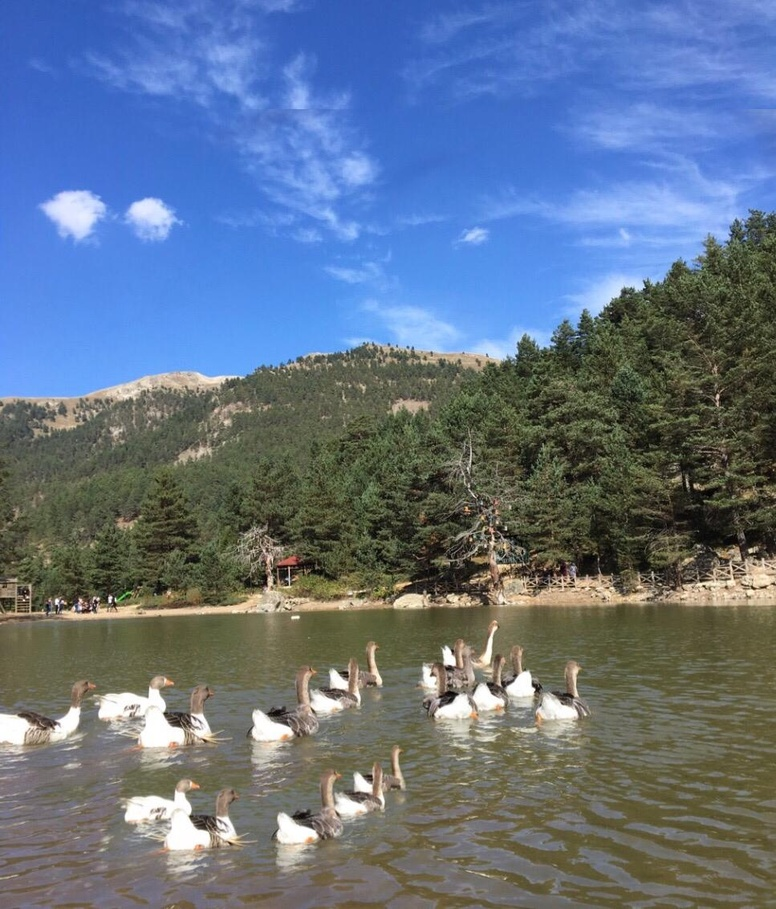
#> input picture Test-Images/1.jpeg, 776 x 909 px, shrunk from 967 x 1132 before the run
$ python -i JLINKAGE.py   (imports and definitions only)
#> lines starting #> are read from the running program, lines starting #| are printed output that depends on the picture
import numpy as np
import cv2
import matplotlib.pyplot as plt
import os

from scipy.spatial.distance import pdist, squareform
from scipy.cluster.hierarchy import linkage, fcluster

def JLINKAGE_SIFT(
    filename,
    methods="JLINKAGE",
    ratio_thresh=0.6,      # Lowe或类似g2NN匹配中的比例阈值
    dist_thresh=10,        # 排除过近(自匹配)的距离阈值
    num_hypotheses=500,    # 生成的随机仿射变换模型数量（论文第3.2节：m=500）
    inlier_thresh=5.0,     # 判断匹配对是否为某模型inlier时使用的空间距离阈值
    min_cluster_pts=7,     # 过滤真正可信的变换所需的最少匹配对数 (论文中 N)
    plotimg=False,
    saveimg=False
):
    """
    复现论文中J-Linkage聚类检测拷贝粘贴的主要逻辑，输出值和HAC_SIFT等接口保持相似:
    - return: (countTrasfGeom, inliers_src_points, inliers_dst_points)

    参数:
        filename          : 输入图像文件路径
        methods           : 用于在保存可视化结果时区分文件夹名
        ratio_thresh      : 匹配时的"第二近邻比率"阈值
        dist_thresh       : 排除几乎是同一点(自匹配)的距离
        num_hypotheses    : 生成随机仿射变换模型的数量，对应论文3.2节随机采样
        inlier_thresh     : 判断某对匹配为该模型 inlier 的阈值(像素坐标距离)
        min_cluster_pts   : 论文中所说"N"值，足够多匹配点才认为是一个可信的克隆关系
        plotimg, saveimg  : 是否进行可视化展示
    """
#> called with filename = '../Test-Images/1.jpeg', methods = 'JLINKAGE', ratio_thresh = 0.6, dist_thresh = 10, num_hypotheses = 500, inlier_thresh = 5, min_cluster_pts = 7, plotimg = False

    # ========== 第3.1节：SIFT特征提取与关键点匹配 ========== (论文中先用SIFT找关键点与描述符)
    image = cv2.imread(filename)
#> image is the input picture: shape (909, 776, 3); mean B, G, R 135.1, 114.5, 98.5
    if image is None:
        print(f"无法读取图像: {filename}")
        return 0, [], [], []

    gray = cv2.cvtColor(image, cv2.COLOR_BGR2GRAY)
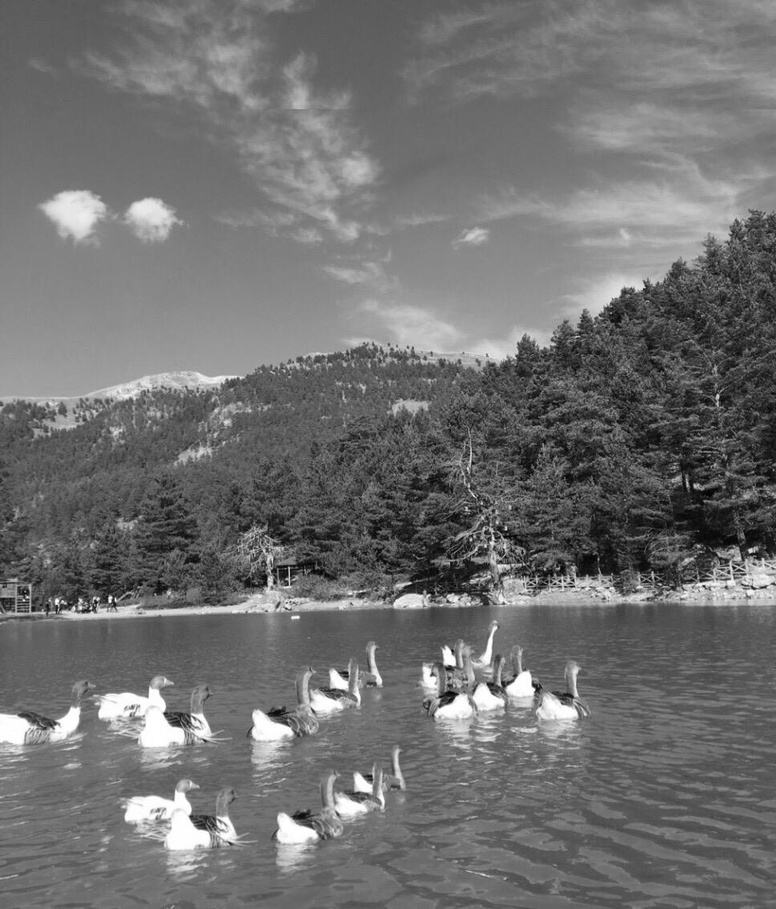
#> gray: shape (909, 776); min 0, max 255, mean 112.1

    # 使用 OpenCV 的 SIFT 提取器
    sift = cv2.SIFT_create(
        contrastThreshold=0.01,
        edgeThreshold=50,
    )
    keypoints, descriptors = sift.detectAndCompute(gray, None)
#> keypoints = 10430 keypoints; strongest (x, y, size): (704, 586, 1.8), (110, 598, 3), (750, 550, 3.2), (110, 601, 2.2)
    if descriptors is None or len(keypoints) == 0:
        print("未检测到任何SIFT特征。")
        return 0, [], [], []

    # 手动做简单的匹配(g2NN思路)，与 HAC/BIRCH 代码对应；也可改用 BFMatcher
    descriptors_norm = np.zeros_like(descriptors, dtype=np.float32)
    for i in range(len(descriptors)):
        norm_val = np.linalg.norm(descriptors[i], ord=2)
        if norm_val > 1e-8:
            descriptors_norm[i] = descriptors[i] / norm_val
#> this loop made 10430 passes
#> norm_val on passes 1 to 3: 511.7, 511, 511.6

    matched_kp1 = []
    matched_kp2 = []

    # 遍历每个描述符, 找它的若干近邻, 用 ratio test
    for i in range(len(descriptors_norm)):
        dotprods = descriptors_norm[i] @ descriptors_norm.T
        angles = np.arccos(np.clip(dotprods, -1.0, 1.0))  # 越小越相似
        sorted_idx = np.argsort(angles)

        j = 1
        while j < len(sorted_idx) - 1 and angles[sorted_idx[j]] < ratio_thresh * angles[sorted_idx[j+1]]:
            pt1 = np.array(keypoints[i].pt)
            pt2 = np.array(keypoints[sorted_idx[j]].pt)
            if np.linalg.norm(pt1 - pt2) > dist_thresh:
                matched_kp1.append(pt1)
                matched_kp2.append(pt2)
            j += 1
#> after the loop, matched_kp1 = 392 pairs, first value 96.95 to 401.9, second value 644.1 to 866.4; matched_kp2 = 392 pairs, first value 96.95 to 401.9, second value 644.1 to 870.5

    if len(matched_kp1) == 0:
        print("没有有效的匹配对，无法进行后续聚类。")
        return 0, [], [], []

    # 令 pairs = [(x1, x2), (x1, x2), ...]
    # 其中 x1, x2都是2D坐标
    matched_pairs = list(zip(matched_kp1, matched_kp2))
#> matched_pairs = 392 items, first 6: ([96.95, 703.5], [123.3, 806.5]), ([98.18, 731.6], [124.4, 834.4]), ([98.31, 707.4], [124.4, 810.6]), ([102, 714], [128.3, 817]), ([103.5, 693.4], [129.7, 796.4]), ([105.8, 723.4], [132, 826.2])
    num_pairs = len(matched_pairs)
#> num_pairs = 392

    # ========== 第3.2节：在变换参数空间上做J-Linkage聚类 ==========

    # ---- 3.2.1 随机生成若干( affine )变换假设 (论文中提到m=500) ----
    #     对每次采样：随机选取3对不共线的匹配点来估计仿射矩阵
    #     这里简化做法：随机选3对 => 用 cv2.getAffineTransform 或最小二乘DLT 算法来求解。
    #     但最好要排除三点共线等退化情况。

    # 定义一个函数: 给定3对点 => 拟合仿射矩阵(2x3)
    def estimate_affine(pts1, pts2):
        """
        利用OpenCV的estimateAffine2D做一个近似,
        或使用 findHomography + 转换, 也可。
        这里用estimateAffine2D即可。
        """
        pts1 = np.array(pts1, dtype=np.float32).reshape(-1,1,2)
        pts2 = np.array(pts2, dtype=np.float32).reshape(-1,1,2)
        M, _ = cv2.estimateAffine2D(pts1, pts2, ransacReprojThreshold=1e3, maxIters=2000)
        return M

    # 随机抽样
    rng = np.random.default_rng(seed=42)  # 固定随机种子,保证可重复
    transforms = []  # 存储估计得到的affine矩阵
    tries = 0
    max_tries = num_hypotheses * 10  # 防止极端情况死循环
    while len(transforms) < num_hypotheses and tries < max_tries:
        tries += 1
        # 随机选3对(要确保它们不共线)
        three_idx = rng.choice(num_pairs, size=3, replace=False)
        pts1 = []
        pts2 = []
        for idx in three_idx:
            x1, x2 = matched_pairs[idx]
            pts1.append(x1)
            pts2.append(x2)

        # 检测是否共线（计算面积）
        # 原理：三点共线 => 面积 ~ 0
        area = 0.5 * abs(
            pts1[0][0]*(pts1[1][1]-pts1[2][1]) +
            pts1[1][0]*(pts1[2][1]-pts1[0][1]) +
            pts1[2][0]*(pts1[0][1]-pts1[1][1])
        )
        # 若面积太小，说明可能共线 => 放弃
        if area < 1.0:
            continue

        # 尝试估计
        M = estimate_affine(pts1, pts2)
        if M is None:
            continue
        transforms.append(M)
#> this loop made 501 passes
#> three_idx on passes 1 to 3: [256, 34, 302], [33, 273, 334], [205, 381, 288]
#> after the loop, transforms = 500 items; tries = 501

    # ---- 3.2.2 构建匹配对的“偏好集”(Preference Set)，即每个对p是否是各变换的inlier ----
    #     论文公式(1): p是否在模型T_i内点, 若距离<阈值则PS_i(p)=1,否则=0
    # 我们将 matched_pairs 的顺序固定: 对于每个 pair p, 计算对 M_j(affine) 的内点情况
    # preference_sets 的大小: (num_pairs, len(transforms))

    preference_sets = np.zeros((num_pairs, len(transforms)), dtype=np.int32)
#> preference_sets: shape (392, 500) int32; every value is 0

    def apply_affine(M, pt):
        """
        M: 2x3仿射矩阵
        pt: [x, y]
        返回 M * pt 的 [x', y']
        """
        x, y = pt
        x2 = M[0,0]*x + M[0,1]*y + M[0,2]
        y2 = M[1,0]*x + M[1,1]*y + M[1,2]
        return np.array([x2, y2], dtype=np.float32)

    # 依次对 each pair / each transform 判断
    for i, (src, dst) in enumerate(matched_pairs):
        for j, M in enumerate(transforms):
            # 用M变换src => 看与dst距离
            pred = apply_affine(M, src)
            dist = np.linalg.norm(pred - dst)
            if dist < inlier_thresh:
                preference_sets[i, j] = 1
#> this loop made 392 passes
#> (src, dst) on passes 2 to 4: ([98.18, 731.6], [124.4, 834.4]), ([98.31, 707.4], [124.4, 810.6]), ([102, 714], [128.3, 817])
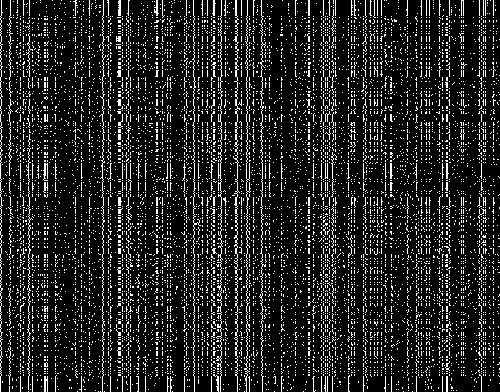
#> preference_sets: shape (392, 500) int32; values 0 (black) and 1 (white), 13.7% white in thin lines or dots

    # ---- 3.2.2: 用 hierarchical agglomerative clustering 在 概念空间{0,1}^m 中进行聚类 ----
    #     距离使用 Jaccard 距离, 论文公式(2)。相同集合distance=0, 不相交=1
    # 我们可以先将 preference_sets 转为 bool，再对点对之间计算 jaccard 距离 => 做层次聚类

    # (1) 先转换 bool
    pref_bool = (preference_sets == 1)
#> pref_bool: shape (392, 500) bool; 13.7% white in thin lines or dots

    # (2) 定义一个函数计算 jaccard 距离
    def jaccard_dist(u, v):
        # u, v 是bool向量
        inter = np.count_nonzero(u & v)
        union = np.count_nonzero(u | v)
        if union == 0:
            return 1.0  # 全零向量都一样，也可认为距离为0
        return 1.0 - inter/union

    # 计算所有 pair 两两之间的 jaccard 距离
    # 注意: pdist要求我们传一个 N x dim 的 array, 这里dim=m(模型数)
    # 然而 jaccard_dist 要对 bool向量 做运算。我们可以把pref_bool.astype(int)当成int
    # 但要自定义 metric="precomputed" 可能不行 => 我们写一个自定义函数
    def jaccard_pdist(X):
        # X shape: (N, M)的bool数组
        N = X.shape[0]
        dists = np.zeros(N*(N-1)//2, dtype=np.float32)
        idx = 0
        for a in range(N-1):
            for b in range(a+1, N):
                dists[idx] = jaccard_dist(X[a], X[b])
                idx += 1
        return dists

    # 生成紧凑形式距离
    dists = jaccard_pdist(pref_bool)
    # 做层次聚类
    Z = linkage(dists, method='single')  # 论文中提到用单链, 直到Jaccard=1为分割
    clusters = fcluster(Z, t=1.0, criterion='distance')
    # clusters.shape=(num_pairs,)

    # ========== 后处理: 对每个聚类进行仿射变换校正, 统计大于 min_cluster_pts 的克隆关系 ==========
    # 这里与 HAC/BIRCH 代码的后处理类似：在同一聚类中的匹配对，我们再拟合一个变换, check inlier

    # 将全部匹配对按 cluster 分组
    from collections import defaultdict
    cluster_dict = defaultdict(list)
    for i_label, label in enumerate(clusters):
        cluster_dict[label].append(i_label)

    inliers_src_points = []
    inliers_dst_points = []
    count_geometry = 0

    # 遍历每个聚类
    for label, indices in cluster_dict.items():
        if len(indices) < min_cluster_pts:
            continue  # 太小的簇跳过

        # 收集该簇里的 (src, dst) 坐标
        cluster_src = [matched_pairs[i][0] for i in indices]
        cluster_dst = [matched_pairs[i][1] for i in indices]
        src_pts = np.array(cluster_src, dtype=np.float32)
        dst_pts = np.array(cluster_dst, dtype=np.float32)

        # 在这里再做一次 RANSAC 计算以求得更可靠的变换(类似论文3.2.2结尾)
        # 也可用 findHomography, 但仿射 => estimateAffine2D
        # threshold 适度即可
        M, mask = cv2.estimateAffine2D(src_pts.reshape(-1,1,2),
                                       dst_pts.reshape(-1,1,2),
                                       ransacReprojThreshold=4.0,
                                       maxIters=2000)
        if M is not None and mask is not None:
            inlier_count = np.sum(mask)
            if inlier_count >= min_cluster_pts:
                count_geometry += 1
                # 记录这些内点
                mask_idx = np.where(mask.ravel()>0)[0]
                inliers_src_points.extend(src_pts[mask_idx].tolist())
                inliers_dst_points.extend(dst_pts[mask_idx].tolist())

    # (count_geometry>=1) 则认为该图被检测到篡改
    if count_geometry > 0:
        print("Tampering dected!")
    else:
        print("Image not tampered.")

    # ========== 可视化输出 (可选) ==========
    if plotimg or saveimg:
        # 为了可视化，我们给每个匹配对一个颜色 = clusters[i]
        plt.figure(figsize=(10,8))
        plt.imshow(cv2.cvtColor(image, cv2.COLOR_BGR2RGB))

        # 在图像上画线 (p1->p2)
        colors = plt.cm.get_cmap('jet', len(cluster_dict)+1)
        for i_label, label in enumerate(clusters):
            c = colors(label)  # label不同 => 不同颜色
            pt1, pt2 = matched_pairs[i_label]
            plt.plot([pt1[0], pt2[0]], [pt1[1], pt2[1]], color=c, alpha=0.5)

        plt.title("J-Linkage clustering of SIFT matches")

        if saveimg:
            if not os.path.exists('result'):
                os.makedirs('result')
            outdir = f'result/{methods}_result'
            if not os.path.exists(outdir):
                os.makedirs(outdir)
            base_filename = os.path.basename(filename)
            outpath = os.path.join(outdir, f"detect_{base_filename}")
            plt.savefig(outpath)
            plt.close()
        else:
            plt.show()

    return count_geometry, np.array(inliers_src_points), np.array(inliers_dst_points)

>>> result = JLINKAGE_SIFT('../Test-Images/1.jpeg')
